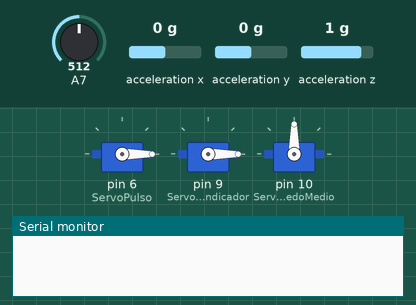
Bench run of a sketch on a simulated Arduino Nano, built with avr-gcc and run on an emulated ATmega328P. On the bench: 3 × servo, the last lines printed to the serial monitor. Wiring (inferred from the names in the program): MPU-6050 motion sensor at I2C address 0x68. Inputs (shaded band) come from the test bench; at power-on: A7 = 512, acceleration x 0 g, acceleration y 0 g, acceleration z 1 g.

Above: at 2.2 s.
2.3 s: A7 set to 986
3.8 s: A7 set to 1016
At 4.7 s:
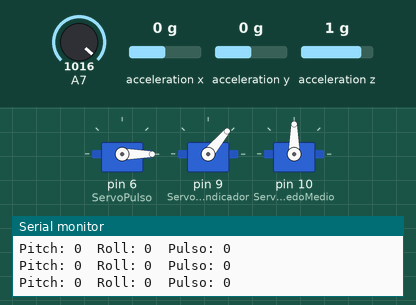
5.3 s: A7 set to 990
At 5.8 s:
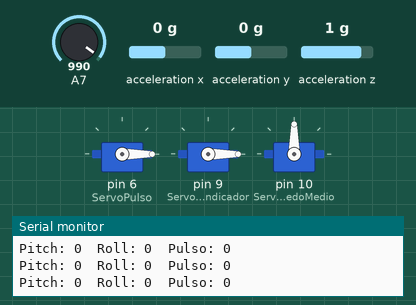
Timing chart, 0 to 8.3 s (numbered marks = the images above; inputs shaded):
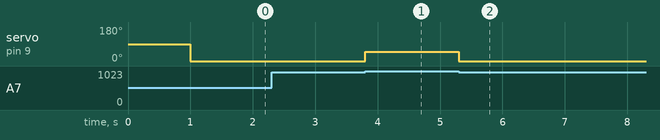

Measured:
- the behaviour switches between 999 and 1000 on A7 (found by bisection; images 0 and 1)
- after the input at 2.3 s, every drawn part: stays the same
- after the input at 3.8 s, servo on pin 9 (ServoDedoIndicador): 0° → 50° at once
- after the input at 5.3 s, servo on pin 9 (ServoDedoIndicador): 50° → 0° at once

The sketch:

Mao_robotica.ino
```cpp
// MPU6050 & Servo

#include <SPI.h>
#include <Wire.h>
#include <Servo.h>
#define MPU 0x68 // endereço I2C do MPU-6050

Servo ServoPulso, ServoDedoIndicador, ServoDedoMedio;

double AcX,AcY,AcZ;
int Pitch, Roll;

void setup(){
  pinMode(A7, INPUT);
  Serial.begin(9600);
  ServoPulso.attach(6);
  ServoDedoIndicador.attach(9);
  ServoDedoMedio.attach(10);
  ServoPulso.write(-15);
  init_MPU(); // inicialização do MPU6050
}

void loop()
{


  if (analogRead(A7) < 1000){

    ServoPulso.write(0);
    ServoDedoIndicador.write(0);

  } else {

    FunctionsMPU(); // Adquira eixos AcX, AcY, AcZ.

    Roll = FunctionsPitchRoll(AcX, AcY, AcZ);   //Cálculo do ângulo de Roll
    Pitch = FunctionsPitchRoll(AcY, AcX, AcZ);  //cálculo do ângulo de inclinação

    int ServoPitch = map(Pitch, -90, 90, 100, 0);
    int ServoRoll = map(Roll, -90, 90, -100, 100);

    ServoPulso.write(ServoRoll);
    ServoDedoIndicador.write(ServoPitch);


    Serial.print("Pitch: "); Serial.print(Pitch);
    Serial.print("\t");
    Serial.print("Roll: "); Serial.print(Roll);
    Serial.print("\t");
    Serial.print("Pulso: "); Serial.print(ServoRoll);
    Serial.print("\n");

//    for (int i = 0; i < 100; i++) {
//
//      Serial.println(i);
//
//      ServoPulso.write(i);
//      ServoDedoMedio.write(i);
//      ServoDedoIndicador.write(i);
//
//      delay(50);
//
//    }


  }


}

void init_MPU(){
  Wire.begin();
  Wire.beginTransmission(MPU);
  Wire.write(0x6B);  // registro PWR_MGMT_1
  Wire.write(0);     // definido como zero (ativa o MPU-6050)
  Wire.endTransmission(true);
  delay(1000);
}

// Função para calcular os ângulos de inclinação e rotação
double FunctionsPitchRoll(double A, double B, double C){
  double DatoA, DatoB, Value;
  DatoA = A;
  DatoB = (B*B) + (C*C);
  DatoB = sqrt(DatoB);

  Value = atan2(DatoA, DatoB);
  Value = Value * 180/3.14;

  return (int)Value;
}

// Função para aquisição dos eixos X, Y, Z do MPU6050
void FunctionsMPU(){
  Wire.beginTransmission(MPU);
  Wire.write(0x3B);  // começando com o registro 0x3B (ACCEL_XOUT_H)
  Wire.endTransmission(false);
  Wire.requestFrom(MPU,6,true);  // solicitar um total de 14 registros
  AcX=Wire.read()<<8|Wire.read();  // 0x3B (ACCEL_XOUT_H) & 0x3C (ACCEL_XOUT_L)
  AcY=Wire.read()<<8|Wire.read();  // 0x3D (ACCEL_YOUT_H) & 0x3E (ACCEL_YOUT_L)
  AcZ=Wire.read()<<8|Wire.read();  // 0x3D (ACCEL_YOUT_H) & 0x3E (ACCEL_YOUT_L)
}
```
